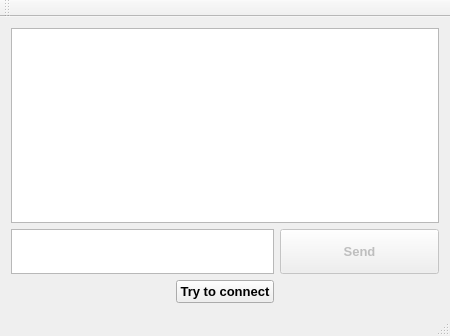
<?xml version="1.0" encoding="UTF-8"?>
<ui version="4.0">
 <class>ClientSPP</class>
 <widget class="QMainWindow" name="ClientSPP">
  <property name="geometry">
   <rect>
    <x>0</x>
    <y>0</y>
    <width>450</width>
    <height>336</height>
   </rect>
  </property>
  <property name="windowTitle">
   <string>S P P  Chat Client</string>
  </property>
  <property name="windowIcon">
   <iconset>
    <normalon>logoSPP.ico</normalon>
   </iconset>
  </property>
  <widget class="QWidget" name="centralWidget">
   <layout class="QGridLayout" name="gridLayout">
    <item row="2" column="1">
     <widget class="QPushButton" name="tryToConnectButton">
      <property name="font">
       <font>
        <pointsize>10</pointsize>
        <weight>75</weight>
        <bold>true</bold>
       </font>
      </property>
      <property name="text">
       <string>Try to connect</string>
      </property>
      <property name="iconSize">
       <size>
        <width>40</width>
        <height>40</height>
       </size>
      </property>
     </widget>
    </item>
    <item row="2" column="0">
     <spacer name="horizontalSpacer">
      <property name="orientation">
       <enum>Qt::Horizontal</enum>
      </property>
      <property name="sizeHint" stdset="0">
       <size>
        <width>40</width>
        <height>20</height>
       </size>
      </property>
     </spacer>
    </item>
    <item row="2" column="2">
     <spacer name="horizontalSpacer_2">
      <property name="orientation">
       <enum>Qt::Horizontal</enum>
      </property>
      <property name="sizeHint" stdset="0">
       <size>
        <width>40</width>
        <height>20</height>
       </size>
      </property>
     </spacer>
    </item>
    <item row="0" column="0" colspan="3">
     <widget class="QTextEdit" name="chatText">
      <property name="font">
       <font>
        <pointsize>10</pointsize>
       </font>
      </property>
      <property name="readOnly">
       <bool>true</bool>
      </property>
     </widget>
    </item>
    <item row="1" column="2">
     <widget class="QPushButton" name="sendButton">
      <property name="enabled">
       <bool>false</bool>
      </property>
      <property name="minimumSize">
       <size>
        <width>0</width>
        <height>45</height>
       </size>
      </property>
      <property name="maximumSize">
       <size>
        <width>16777215</width>
        <height>45</height>
       </size>
      </property>
      <property name="font">
       <font>
        <pointsize>10</pointsize>
        <weight>75</weight>
        <bold>true</bold>
       </font>
      </property>
      <property name="text">
       <string>Send</string>
      </property>
      <property name="iconSize">
       <size>
        <width>40</width>
        <height>40</height>
       </size>
      </property>
     </widget>
    </item>
    <item row="1" column="0" colspan="2">
     <widget class="QTextEdit" name="newMessage">
      <property name="minimumSize">
       <size>
        <width>0</width>
        <height>45</height>
       </size>
      </property>
      <property name="maximumSize">
       <size>
        <width>16777215</width>
        <height>45</height>
       </size>
      </property>
      <property name="font">
       <font>
        <pointsize>10</pointsize>
       </font>
      </property>
     </widget>
    </item>
   </layout>
  </widget>
  <widget class="QMenuBar" name="menuBar">
   <property name="geometry">
    <rect>
     <x>0</x>
     <y>0</y>
     <width>450</width>
     <height>20</height>
    </rect>
   </property>
  </widget>
  <widget class="QToolBar" name="mainToolBar">
   <attribute name="toolBarArea">
    <enum>TopToolBarArea</enum>
   </attribute>
   <attribute name="toolBarBreak">
    <bool>false</bool>
   </attribute>
  </widget>
  <widget class="QStatusBar" name="statusBar">
   <property name="enabled">
    <bool>false</bool>
   </property>
  </widget>
 </widget>
 <layoutdefault spacing="6" margin="11"/>
 <resources/>
 <connections/>
</ui>
